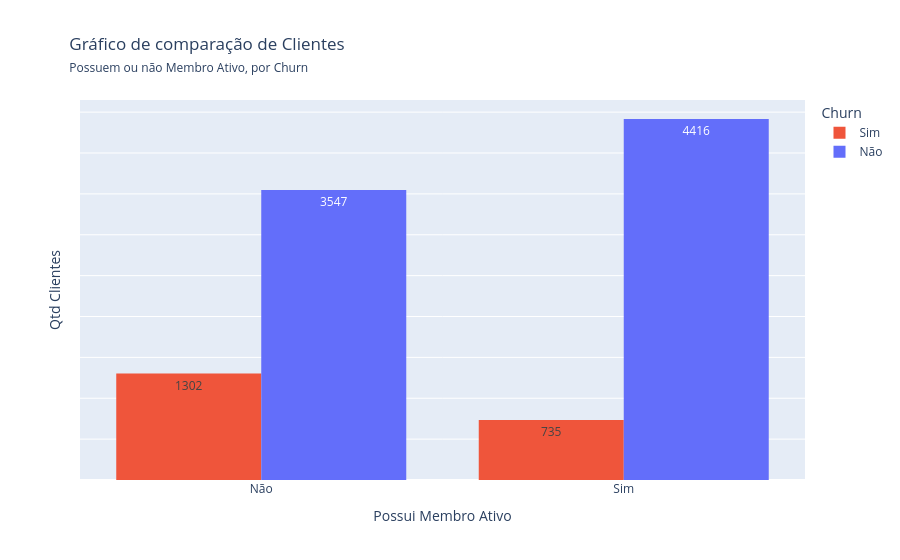

Source (notebook cell):
### Markdown cell above
As porcentagens estão muito próximas, não parece haver relação

### Code cell
import plotly.express as px

fig = px.histogram(dados, x='membro_ativo', color = 'churn',
                   barmode='group', text_auto=True,
                   title = ('Gráfico de comparação de Clientes'
                            '<br><span style="font-size:12px;">'
                           'Possuem ou não Membro Ativo, por Churn'
                           '<span>'),
                   color_discrete_map={
                     1: '#EF553B',
                     0: '#636EFA'
                    }, labels={
                        'churn': 'Churn'
                    })

fig.update_layout(
    xaxis_title='Possui Membro Ativo',
    yaxis_title='Qtd Clientes',
    title_x = 0.077
)
fig.update_yaxes(showticklabels=False)
fig.update_xaxes(tickvals=[0, 1], ticktext=['Não', 'Sim'])

fig.for_each_trace(
    lambda t: t.update(
        name='Não' if t.name == '0' else 'Sim'
    )
)

fig.show()

### Figure 1 — Plotly figure (JSON) as saved in the notebook; plotly's stock layout.template omitted (floating-point values rounded to 4 significant figures; data arrays with more than 128 entries replaced by an {"elided": "..."} marker saying what was removed)
{"data": [{"alignmentgroup": "True", "bingroup": "x", "hovertemplate": "Churn=1<br>membro_ativo=%{x}<br>count=%{y}<extra></extra>", "legendgroup": "1", "marker": {"color": "#EF553B", "pattern": {"shape": ""}}, "name": "Sim", "offsetgroup": "1", "orientation": "v", "showlegend": true, "texttemplate": "%{value}", "type": "histogram", "x": {"elided": "2037 int values"}, "xaxis": "x", "yaxis": "y"}, {"alignmentgroup": "True", "bingroup": "x", "hovertemplate": "Churn=0<br>membro_ativo=%{x}<br>count=%{y}<extra></extra>", "legendgroup": "0", "marker": {"color": "#636EFA", "pattern": {"shape": ""}}, "name": "Não", "offsetgroup": "0", "orientation": "v", "showlegend": true, "texttemplate": "%{value}", "type": "histogram", "x": {"elided": "7963 int values"}, "xaxis": "x", "yaxis": "y"}], "layout": {"barmode": "group", "legend": {"title": {"text": "Churn"}, "tracegroupgap": 0}, "title": {"text": "Gráfico de comparação de Clientes<br><span style=\"font-size:12px;\">Possuem ou não Membro Ativo, por Churn<span>", "x": 0.077}, "xaxis": {"anchor": "y", "domain": [0, 1], "ticktext": ["Não", "Sim"], "tickvals": [0, 1], "title": {"text": "Possui Membro Ativo"}}, "yaxis": {"anchor": "x", "domain": [0, 1], "showticklabels": false, "title": {"text": "Qtd Clientes"}}}}
